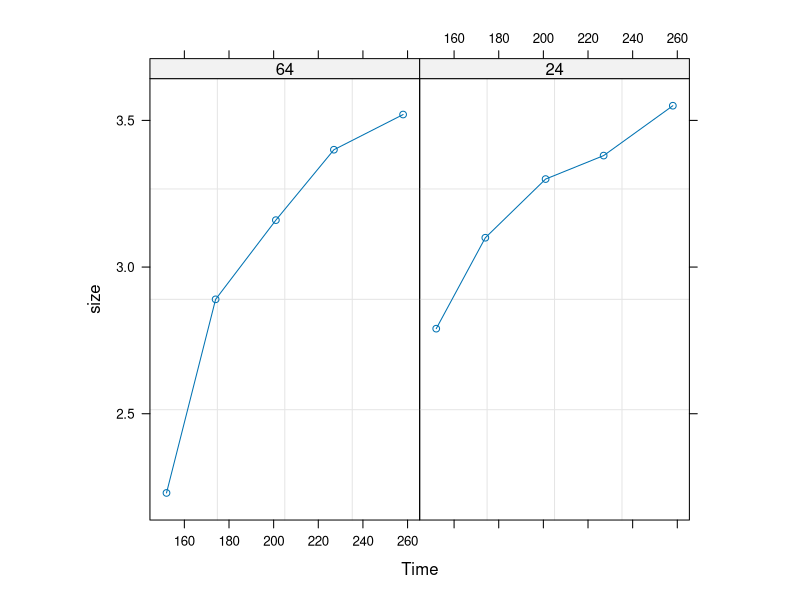
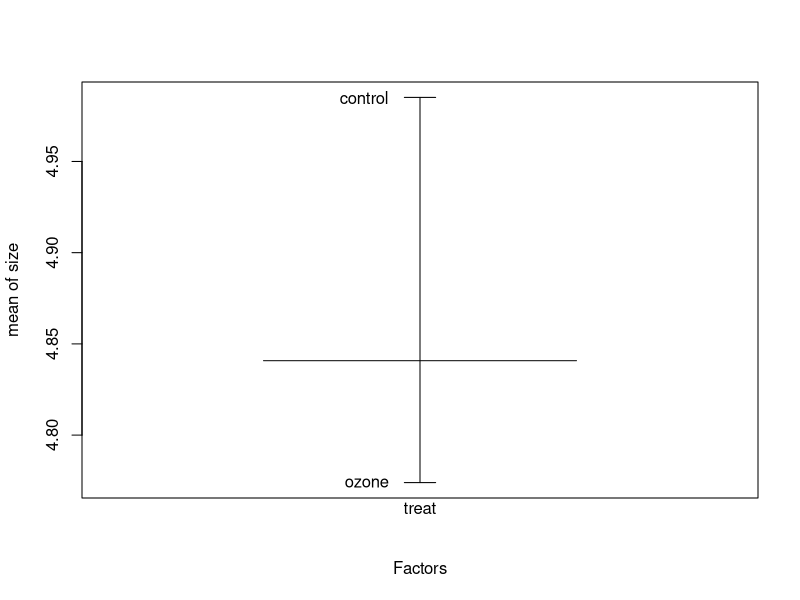
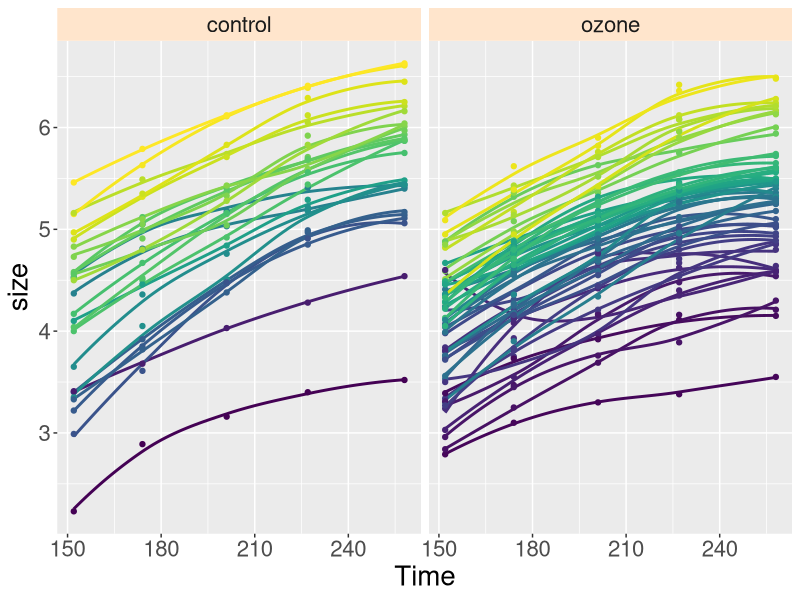
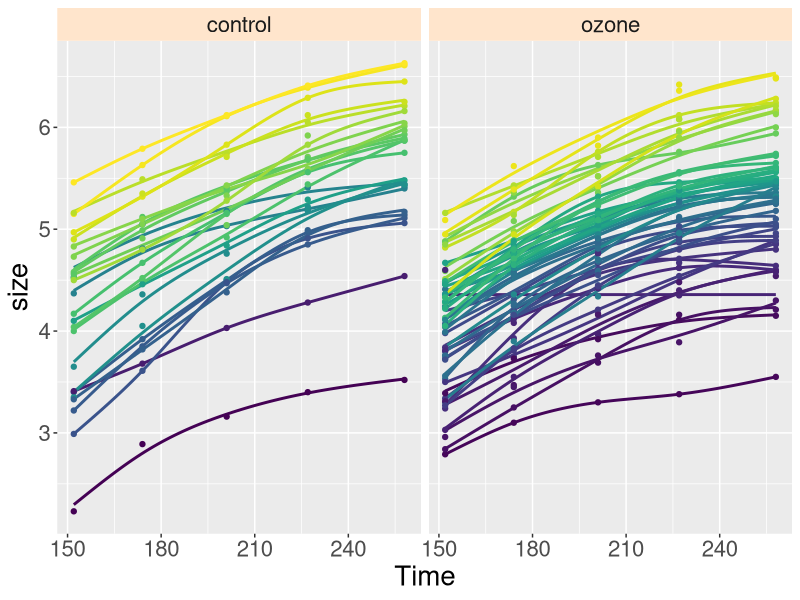
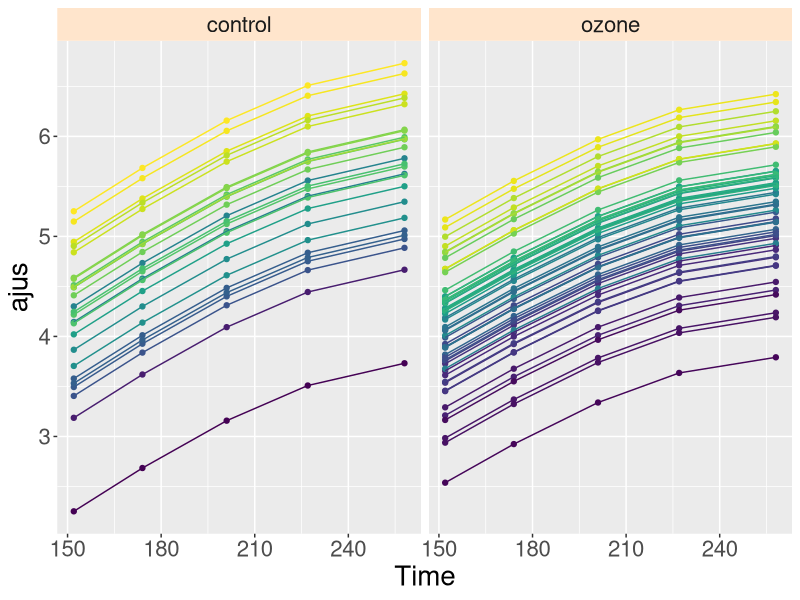
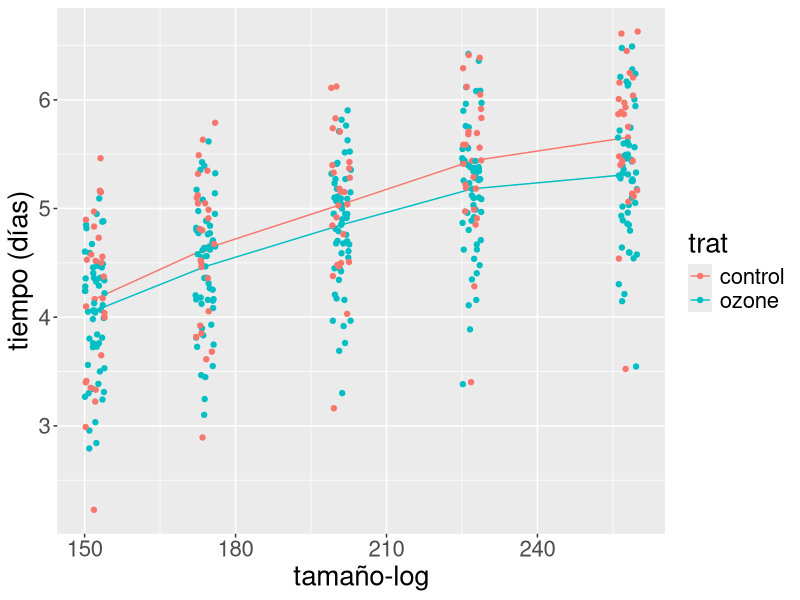
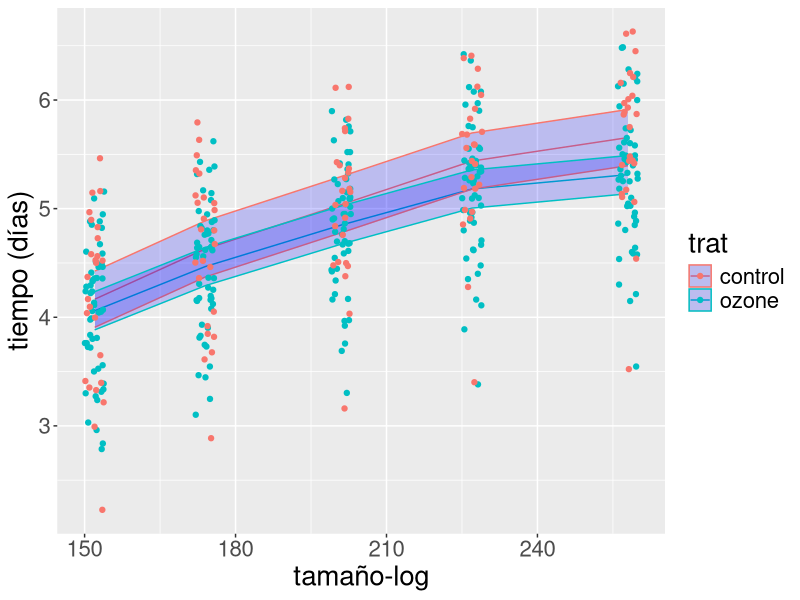

These charts were generated, in order, by the following R code:
## ---- chunk 1
library(MASS)
library(nlme)
library(tidyverse)
sitka88 <- Sitka
## ---- chunk 2
str(sitka88)
## ---- chunk 3
sitka88 <-groupedData(size ~ Time | tree, data=sitka88)
plot(sitka88[sitka88$tree == 64 | sitka88$tree == 24, ])
## ---- chunk 4
formula(sitka88)
## ---- chunk 5
head(gsummary(sitka88[, c("size","Time")], groups=sitka88$size, omit=TRUE))
## ---- chunk 6
plot.design(size ~ treat, data=sitka88)
## ---- chunk 7
options(repr.plot.width=12, repr.plot.height=6)
library(ggplot2)
ggplot(sitka88, aes(x=Time, y=size, color = tree)) + 
       geom_smooth(method = "loess", span = 1, formula = y ~ x, se = FALSE, show.legend = FALSE) +
       geom_point(show.legend = FALSE) + facet_grid(. ~ treat) +
       theme(strip.background = element_rect(fill="#ffe5cc"),
             text = element_text(size = 20))
## ---- chunk 8
ggplot(sitka88, aes(x=Time, y=size, color = tree)) + 
       geom_smooth(method = "gam", span = 1, formula = y ~ s(x, bs = "cs", k = 5), 
                   se = FALSE, show.legend = FALSE) +
       geom_point(show.legend = FALSE) + facet_grid(. ~ treat) +
       theme(strip.background = element_rect(fill="#ffe5cc"),
             text = element_text(size = 20))
## ---- chunk 9
options(contrasts=c("contr.treatment", "contr.poly"))
## ---- chunk 10
sitka.lme1 <- lme(fixed = size ~ treat * ordered(Time),
                  random = ~ 1 | tree,
                  data = sitka88)
summary(sitka.lme1)$tTable
## ---- chunk 11
intervals(sitka.lme1, level = 0.95)$fixed
## ---- chunk 12
sitka88$tratGrad <- sitka88$Time * (sitka88$treat=="ozone")
## ---- chunk 13
tapply(sitka88$Time,list(sitka88$treat, sitka88$Time), FUN=mean)
tapply(sitka88$tratGrad,list(sitka88$treat, sitka88$Time), FUN=mean)
## ---- chunk 14
sitka.lme2 <- update(sitka.lme1, 
                     fixed = size ~ ordered(Time) + treat + tratGrad)
summary(sitka.lme2)$tTable
## ---- chunk 15
data.frame(AICmodelo_red=summary(sitka.lme2)$AIC, AICmodelo_comp=summary(sitka.lme1)$AIC)
data.frame(BICmodelo_red=summary(sitka.lme2)$BIC, BICmodelo_comp=summary(sitka.lme1)$BIC)
## ---- chunk 16
anova(sitka.lme1, sitka.lme2)
## ---- chunk 17
sitka.lme1.ML <- lme(fixed = size ~ treat * ordered(Time),
                 random = ~ 1 | tree,
                 data = sitka88, method="ML")

sitka.lme2.ML <- update(sitka.lme1.ML, 
                     fixed = size ~ ordered(Time) + treat + tratGrad, method="ML")
## ---- chunk 18
anova(sitka.lme1.ML, sitka.lme2.ML)
## ---- chunk 19
summary(sitka.lme2.ML)
## ---- chunk 20
head(poly(sitka88$Time, 4))
## ---- chunk 21
sitka.lme3.ML <- lme(fixed = size ~ treat + poly(Time, 3) + tratGrad,
                 random = ~ 1 | tree,
                 data = sitka88, method ="ML")
## ---- chunk 22
summary(sitka.lme3.ML)$tTable

## ---- chunk 23
anova(sitka.lme2.ML, sitka.lme3.ML)
## ---- chunk 24


tapply(fitted(sitka.lme3.ML), list(sitka88$treat, sitka88$Time), mean)

## ---- chunk 25
sitka88$ajus <- predict(sitka.lme3.ML)
## ---- chunk 26
ggplot(sitka88, aes(x=Time, y=ajus, color = tree)) + 
       geom_point(show.legend = FALSE) + facet_grid(. ~ treat) +
       geom_line(show.legend = FALSE) + 
       theme(strip.background = element_rect(fill="#ffe5cc"),
             text = element_text(size = 20))
## ---- chunk 27
VarCorr(sitka.lme1)
## ---- chunk 28
sitka.lme4 <- lme(size~ treat * ordered(Time), random = ~ 1 | tree,
                  data = sitka88, corr=corCAR1(0.7, ~ Time | tree))

## ---- chunk 29
anova(sitka.lme1,sitka.lme4)
## ---- chunk 30
summary(sitka.lme4)$tTable
summary(sitka.lme1)$tTable
## ---- chunk 31
intervals(sitka.lme4, which = "fixed", level = 0.95)$fixed
## ---- chunk 32
sitka.fin <- aggregate(list(ajustado=fitted(sitka.lme4)), 
                       list(tiempo=sitka88$Time, trat=sitka88$treat), FUN=mean)
## ---- chunk 33
sitka.fin$tiempo <- as.numeric(sitka.fin$tiempo)
## ---- chunk 34
ggplot(sitka.fin, aes(x=tiempo, y=ajustado, color = trat)) + 
       geom_line(show.legend = TRUE) + 
       geom_point(show.legend = FALSE) + 
       xlab(label = "tamaño-log") +
       ylab(label = "tiempo (días)") + 
       theme(strip.background = element_rect(fill="#ffe5cc"),
             text = element_text(size = 20)) +

       # componente que agrega los datos a la gráfica
       geom_jitter(data = sitka88, width = 2, 
                   mapping = aes(x = Time, y = size, color = treat)) 
## ---- chunk 35
library(tidyverse, warn.conflicts = FALSE)
sitka_intconf <- tibble(Time = sitka88$Time, treat = sitka88$treat)
sitka_intconf <- sitka_intconf %>% add_column(ajus = fitted(sitka.lme4, level = 0))
head(sitka_intconf)
## ---- chunk 36
Designmat <- model.matrix(eval(eval(sitka.lme4$call$fixed)[-2]), 
                          sitka_intconf[-ncol(sitka_intconf)])
## ---- chunk 37
predvar <- diag(Designmat %*% sitka.lme4$varFix %*% t(Designmat))
sitka_intconf$SE <- sqrt(predvar) 
## ---- chunk 38
head(sitka_intconf)
## ---- chunk 39
ggplot(sitka.fin, aes(x=tiempo, y=ajustado, color = trat)) + 
       geom_line(show.legend = TRUE) + 

       # Etiquetas y formato de despliegue
       xlab(label = "tamaño-log") +
       ylab(label = "tiempo (días)") + 
       theme(strip.background = element_rect(fill="#ffe5cc"),
             text = element_text(size = 20)) +

       # bandas de confianza
       geom_ribbon(data = sitka_intconf, aes(x = Time, y = ajus, color = treat,
                                             ymin = ajus - 2 * SE,
                                             ymax = ajus + 2 * SE),
                   alpha=0.2, fill = "blue") +       

       # componente que agrega los datos a la gráfica
       geom_jitter(data = sitka88, width = 2, 
                   mapping = aes(x = Time, y = size, color = treat)) 


